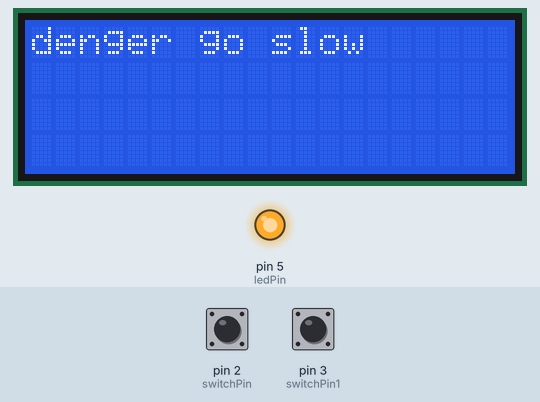
This sketch was run on a simulated Arduino Uno, built with avr-gcc and run on an emulated ATmega328P. On the bench: 20×4 character LCD, output pins drawn as LEDs (lit = HIGH). Inputs (shaded band) come from the test bench; at power-on: pin 3 (switchPin1) HIGH, pin 2 (switchPin) HIGH.

Above: at 1.2 s.
1.3 s: pin 3 (switchPin1) pulled LOW for 0.15 s
At 2.2 s:
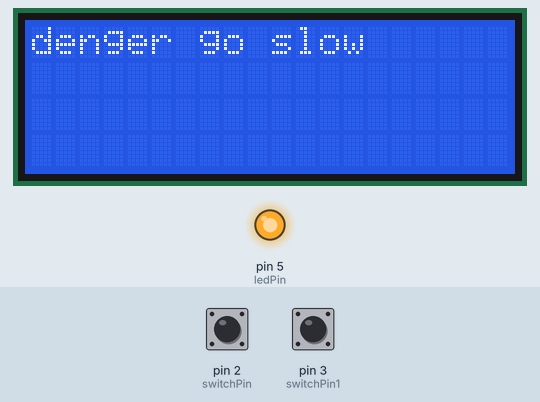
3.0 s: pin 2 (switchPin) pulled LOW for 3.2 s
At 4.4 s:
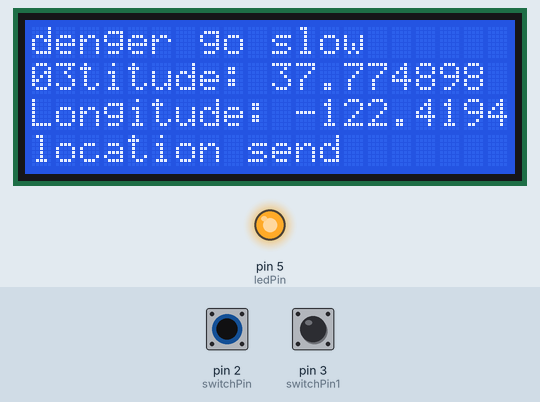
9.2 s: pin 2 (switchPin) pulled LOW for 0.15 s
10.9 s: pin 3 (switchPin1) pulled LOW for 3.2 s
At 11.2 s:
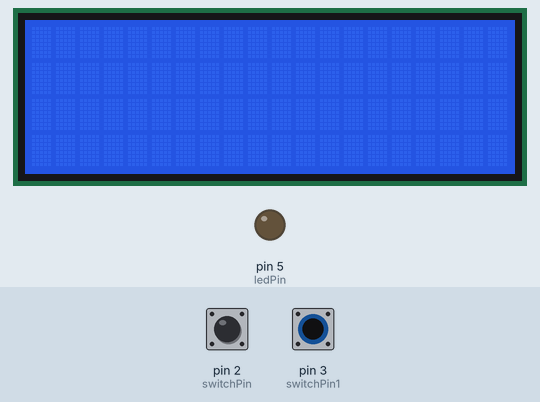
15.6 s: pin 2 (switchPin) driven LOW and pin 3 (switchPin1) driven LOW
At 16.0 s:
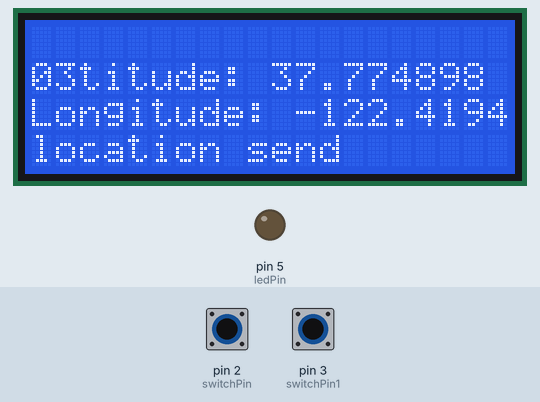
17.2 s: pin 2 (switchPin) pulsed HIGH 2 times (0.12 s each, 0.3 s apart)
Timing chart, 0 to 20.2 s (numbered marks = the images above; inputs shaded):
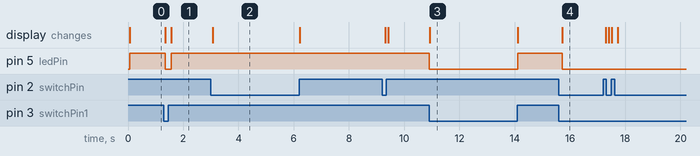

The sketch:

19_11_rx.ino
```cpp
#include <string.h>
#include <LiquidCrystal.h>
#include <TinyGPS.h>

LiquidCrystal lcd(13, 12, 11, 10, 9, 8);
TinyGPS gps;

int ledPin = 5; // LED control
int switchPin = 2; // Replace with the pin connected to the switch
int switchPin1 = 3;
void setup() {
  pinMode(ledPin, OUTPUT);
  pinMode(switchPin, INPUT_PULLUP); // Internal pull-up resistor for the switch
  pinMode(switchPin1, INPUT_PULLUP);
  lcd.begin(20, 4);
  Serial.begin(9600);
}

void loop() {
  String readString;
  String Q;

  // Check Serial Port
  while (Serial.available()) {
    delay(1);
    if (Serial.available() > 0) {
      char c = Serial.read();
      if (isControl(c)) {
        break;
      }
      readString += c;
    }
  }

  Q = readString;

  int switchState = digitalRead(switchPin);
  int switchState1 = digitalRead(switchPin1);
  if (switchState == LOW ) {
    // Switch is pressed, show location
    lcd.clear();
    lcd.setCursor(0, 3);
    lcd.print("location send");
    showLocation();
    digitalWrite(ledPin, HIGH); // Turn on the LED
  } else {
    // Switch is released, turn off LED
    lcd.clear();
    lcd.setCursor(0, 3);
    lcd.print("               ");
    digitalWrite(ledPin, LOW); // Turn off the LED
  }

  if (switchState1== 1 ) {
    // Switch is pressed, show location
   // lcd.clear();
    lcd.setCursor(0, 0);
    lcd.print("denger go slow");
    digitalWrite(ledPin, HIGH); // Turn on the LED
  } else {
    // Switch is released, turn off LED
  //  lcd.clear();
    lcd.setCursor(0, 0);
    lcd.print("               ");
    digitalWrite(ledPin, LOW); // Turn off the LED
  }
  delay(100); // Add a short delay to avoid reading the switch state too quickly
}

void showLocation() {
  // Your GPS code to fetch and display location
  float lat, lon;
  // Assuming getGPSData() returns the latitude and longitude
  getGPSData(lat, lon);

  lcd.setCursor(0, 1);
  lcd.print("Latitude: ");
  lcd.print(lat, 6);
  lcd.setCursor(0, 2);
  lcd.print("Longitude: ");
  lcd.print(lon, 6);
}

void getGPSData(float &lat, float &lon) {
  // Your GPS data fetching logic here
  // Example: Using dummy values for latitude and longitude
  lat = 37.7749;
  lon = -122.4194;
  // while (Serial.available() > 0) {
  //   if (gps.encode(Serial.read())) {
  //     gps.f_get_position(&lat, &lon);
  //     return true;
  //   }
  // }
  // return false;
}
```

Measured:
- after the input at 1.3 s, pin 5 (ledPin): HIGH → LOW after 0.05 s, → HIGH 0.22 s later; the display: first changes after 0.05 s (image 1 shows a later state)
- after the input at 3.0 s, the display: changes after 0.06 s (image 2)
- after the input at 10.9 s, pin 5 (ledPin): HIGH → LOW at once, → HIGH 3.2 s later; the display: changes at once (image 3)
- after the input at 15.6 s, pin 5 (ledPin): HIGH → LOW after 0.11 s; the display: changes after 0.11 s (image 4)
